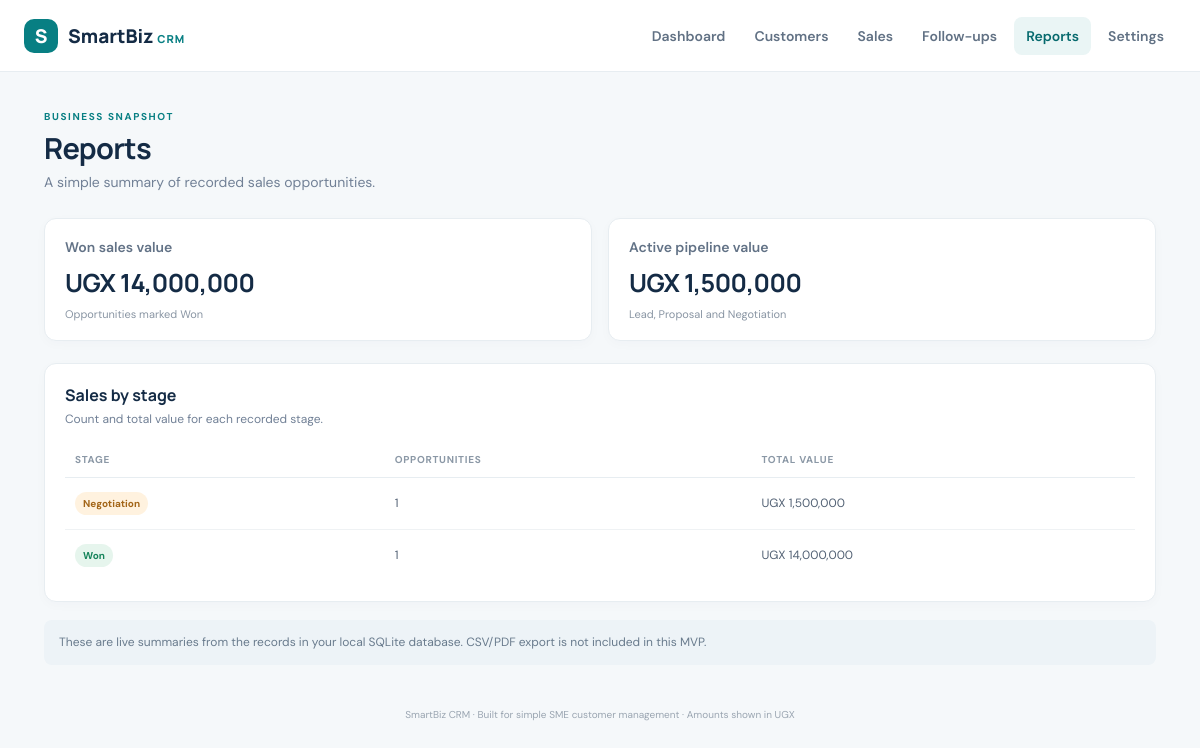
Page /reports on the committed database.
### tables this page shows
CREATE TABLE sales (
        id INTEGER PRIMARY KEY AUTOINCREMENT,
        customer_id INTEGER,
        title TEXT NOT NULL,
        amount REAL NOT NULL DEFAULT 0,
        stage TEXT NOT NULL DEFAULT 'Lead'
            CHECK(stage IN ('Lead','Proposal','Negotiation','Won','Lost')),
        expected_date TEXT NOT NULL DEFAULT '',
        notes TEXT NOT NULL DEFAULT '',
        created_at TEXT NOT NULL DEFAULT CURRENT_TIMESTAMP,
        FOREIGN KEY(customer_id) REFERENCES customers(id) ON DELETE SET NULL
    );

### app.py (the view)
@app.route("/reports")
def reports():
    db = get_db()
    by_stage = db.execute("""
        SELECT stage, COUNT(*) AS count, COALESCE(SUM(amount),0) AS total
        FROM sales GROUP BY stage ORDER BY
        CASE stage WHEN 'Lead' THEN 1 WHEN 'Proposal' THEN 2
        WHEN 'Negotiation' THEN 3 WHEN 'Won' THEN 4 ELSE 5 END
    """).fetchall()
    total_won = db.execute("SELECT COALESCE(SUM(amount),0) FROM sales WHERE stage='Won'").fetchone()[0]
    total_pipeline = db.execute("SELECT COALESCE(SUM(amount),0) FROM sales WHERE stage IN ('Lead','Proposal','Negotiation')").fetchone()[0]
    return render_template("reports.html", by_stage=by_stage, total_won=total_won,
                           total_pipeline=total_pipeline)

### app.py (called while the page is built)
def get_db():
    if "db" not in g:
        g.db = sqlite3.connect(DATABASE)
        g.db.row_factory = sqlite3.Row
        g.db.execute("PRAGMA foreign_keys = ON")
    return g.db

@app.template_filter("ugx")
def ugx(value):
    try:
        return "UGX {:,.0f}".format(float(value or 0))
    except (TypeError, ValueError):
        return "UGX 0"

@app.context_processor
def inject_globals():
    return {"today": date.today().isoformat()}

### templates/reports.html
{% extends "base.html" %}{% block title %}Reports · SmartBiz CRM{% endblock %}
{% block content %}<div class="page-heading"><div><p class="eyebrow">BUSINESS SNAPSHOT</p><h1>Reports</h1><p class="muted">A simple summary of recorded sales opportunities.</p></div></div><div class="stats two-stats"><article class="stat"><p>Won sales value</p><strong>{{ total_won|ugx }}</strong><small>Opportunities marked Won</small></article><article class="stat"><p>Active pipeline value</p><strong>{{ total_pipeline|ugx }}</strong><small>Lead, Proposal and Negotiation</small></article></div><section class="panel"><div class="panel-heading"><div><h2>Sales by stage</h2><p class="muted">Count and total value for each recorded stage.</p></div></div>{% if by_stage %}<div class="table-wrap"><table><thead><tr><th>Stage</th><th>Opportunities</th><th>Total value</th></tr></thead><tbody>{% for r in by_stage %}<tr><td><span class="stage {{ r.stage|lower }}">{{ r.stage }}</span></td><td>{{ r.count }}</td><td>{{ r.total|ugx }}</td></tr>{% endfor %}</tbody></table></div>{% else %}<div class="empty"><strong>No report data yet</strong><p>Record sales opportunities to see a stage summary.</p></div>{% endif %}</section><p class="notice">These are live summaries from the records in your local SQLite database. CSV/PDF export is not included in this MVP.</p>{% endblock %}

### static/style.css (style rules this page uses)
:root { --navy:#142b45;--teal:#087f83;--teal-dark:#06696d;--ink:#1c2b3a;--muted:#718096;--line:#e7edf1;--bg:#f5f8fa;--white:#fff;--green:#16845b;--orange:#b66a12;--red:#bf4545 }
* { box-sizing:border-box }
body { margin:0;background:var(--bg);color:var(--ink);font-family:'DM Sans',sans-serif;font-size:14px }
.page-heading { display:flex;justify-content:space-between;align-items:center;gap:20px;margin-bottom:27px }
.eyebrow { font-size:10px;letter-spacing:1.6px;font-weight:700;color:var(--teal);margin:0 0 8px }
.page-heading h1,.form-card h1 { font-family:Manrope,sans-serif;font-size:29px;line-height:1.2;margin:0;color:var(--navy);letter-spacing:-.7px }
.muted { color:var(--muted);margin:7px 0 0 }
.stats { display:grid;grid-template-columns:repeat(4,1fr);gap:16px;margin-bottom:22px }
.stat,.panel { background:var(--white);border:1px solid var(--line);border-radius:12px;box-shadow:0 3px 12px rgba(20,43,69,.025) }
.stat { padding:19px 20px;min-width:0 }
.stat p { margin:0 0 9px;color:#627286;font-weight:600 }
.stat strong { font-family:Manrope,sans-serif;display:block;font-size:25px;color:var(--navy);letter-spacing:-.5px;overflow-wrap:anywhere }
.stat small { display:block;color:#8995a3;margin-top:7px;font-size:11px }
.panel { padding:20px;margin-bottom:18px;min-width:0 }
.panel-heading { display:flex;justify-content:space-between;align-items:center;gap:15px;margin-bottom:15px }
.panel h2,.panel-heading h2 { font:700 16px Manrope,sans-serif;color:var(--navy);margin:0 }
.panel-heading p { font-size:12px;margin:5px 0 0 }
.table-wrap { overflow-x:auto }
table { width:100%;border-collapse:collapse;text-align:left;white-space:nowrap }
th { font-size:10px;letter-spacing:.7px;text-transform:uppercase;color:#8b98a6;font-weight:700;padding:11px 10px;border-bottom:1px solid var(--line) }
td { padding:14px 10px;border-bottom:1px solid #eff2f4;color:#526174;font-size:12px }
tbody tr:last-child td { border-bottom:0 }
.stage { display:inline-block;padding:5px 8px;border-radius:20px;background:#edf2f6;color:#53677b;font-size:10px;font-weight:700 }
.stage.won { background:#e6f5ed;color:#16845b }
.stage.negotiation { background:#fff2df;color:#a36517 }
.two-stats { grid-template-columns:repeat(2,1fr) }
.notice { font-size:12px;color:#697b8d;background:#edf3f7;padding:13px 15px;border-radius:8px;margin:12px 0 20px;line-height:1.6 }

### rows in the picture
sales: stage "Negotiation", count "1", total|ugx "UGX 1,500,000"
sales: stage "Won", count "1", total|ugx "UGX 14,000,000"

### other values in the picture
{{ total_won|ugx }} "UGX 14,000,000"
{{ total_pipeline|ugx }} "UGX 1,500,000"
